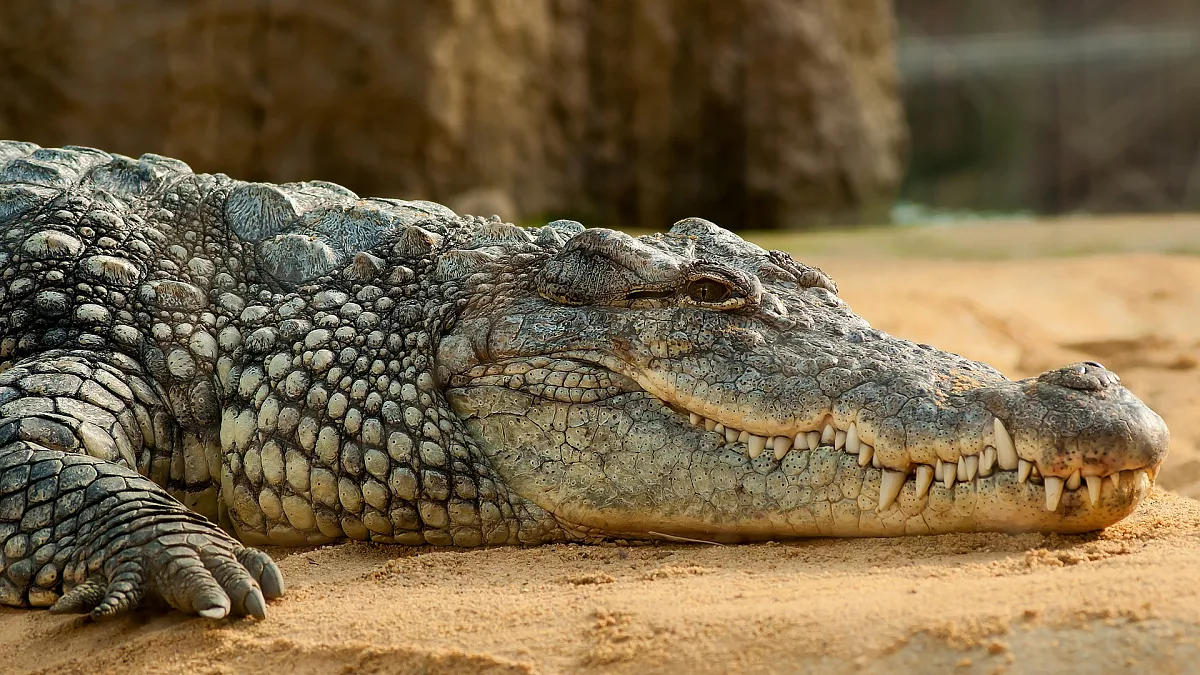
#> input picture Hough Transform/tms.jpg, 1200 x 675 px
$ python 'Hough Transform.py'
#> lines starting #> are read from the running program, lines starting #| are printed output that depends on the picture; after the words box and inside, x2 and y2 are one past the last pixel; in counts of white or black regions, pixels touching at a corner belong together
import cv2
import numpy as np

image = cv2.imread('tms.jpg')
#> image is the input picture: shape (675, 1200, 3); mean B, G, R 71.6, 102.3, 120.9
gray = cv2.cvtColor(image, cv2.COLOR_BGR2GRAY)
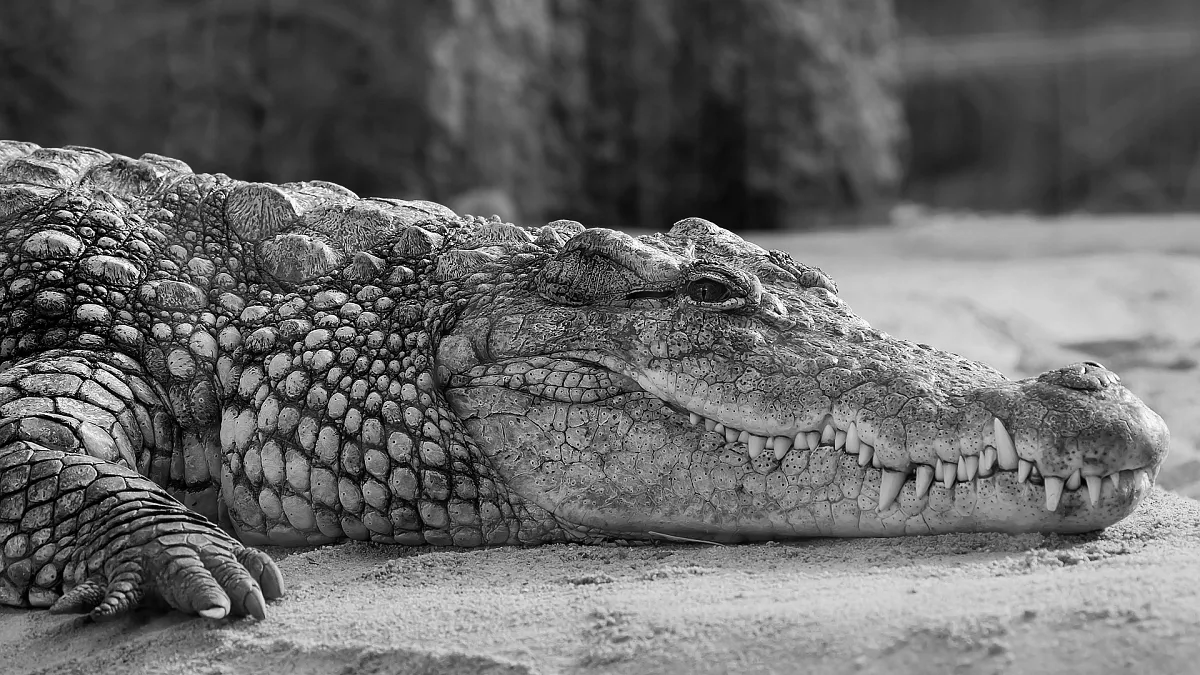
#> gray: shape (675, 1200); min 0, max 255, mean 104.4
edges = cv2.Canny(gray, 50, 150, apertureSize=3)
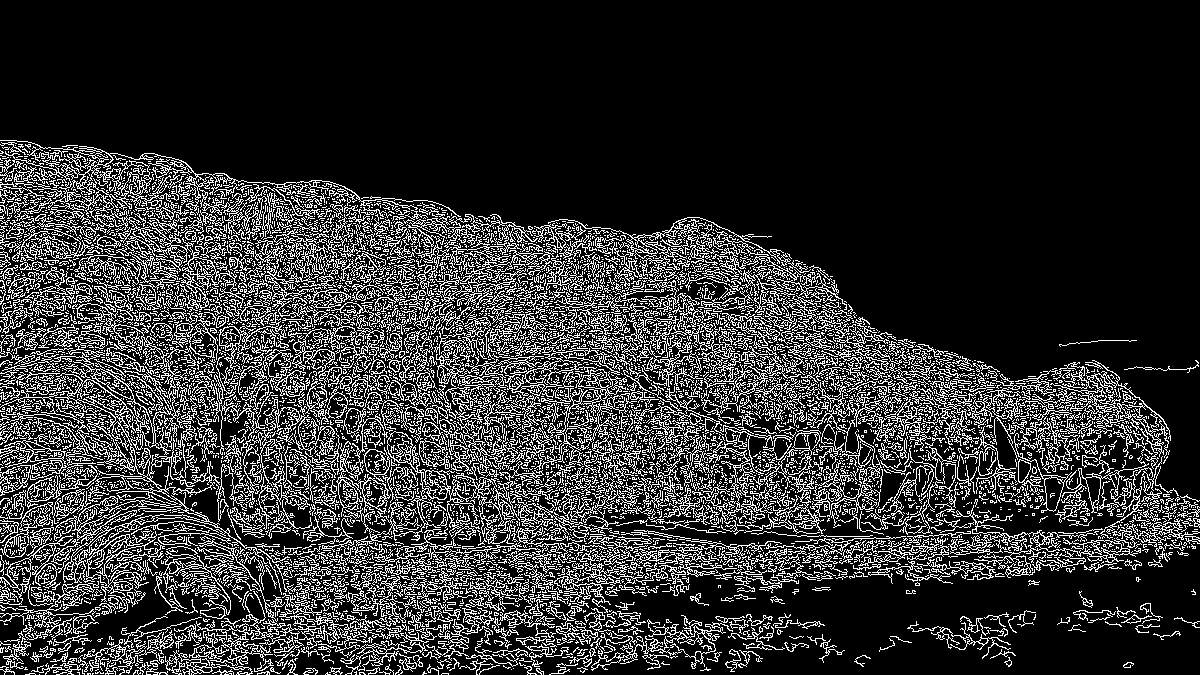
#> edges: shape (675, 1200); 19.1% white in thin lines or dots, all inside (x1, y1, x2, y2) = (0, 140, 1200, 675)
lines = cv2.HoughLinesP(edges, 1, np.pi / 180, threshold=100, minLineLength=50, maxLineGap=10)
#> lines = 1722 rows, first 6: [478, 384, 546, 387], [996, 381, 1139, 409], [64, 316, 568, 360], [0, 180, 935, 379], [0, 195, 856, 424], [694, 342, 842, 373]

if lines is not None:
    for line in lines:
        x1, y1, x2, y2 = line[0]
        cv2.line(image, (x1, y1), (x2, y2), (0, 255, 0), 2)
#> this loop made 1722 passes
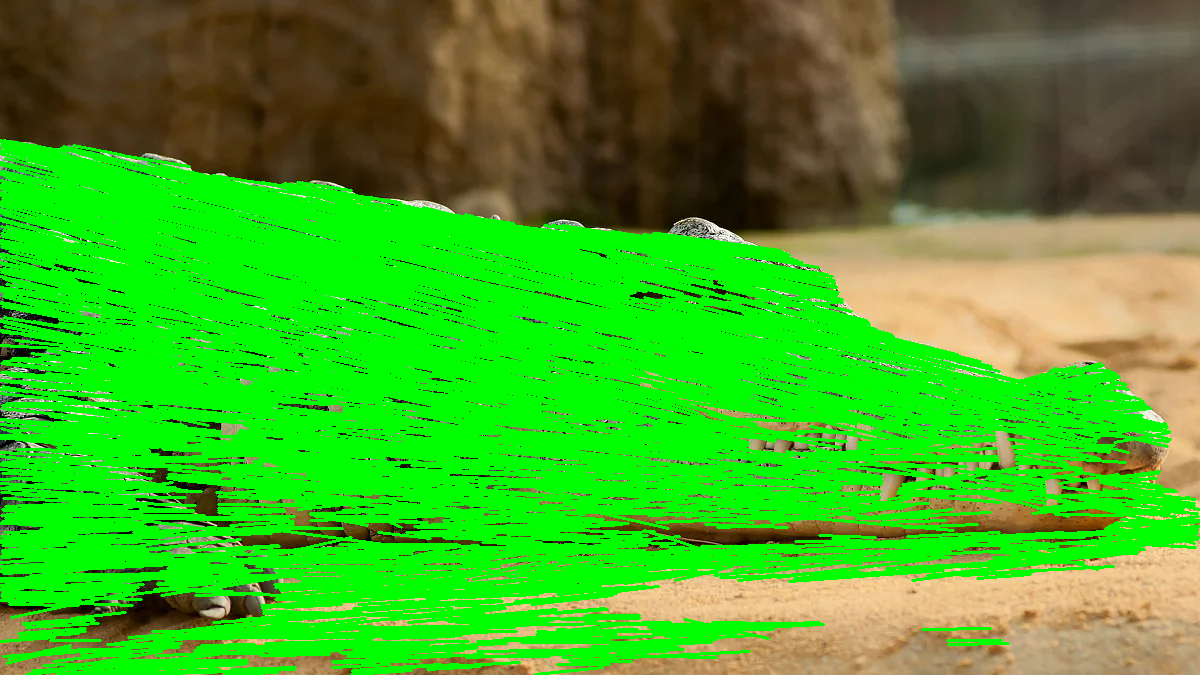
#> image: shape (675, 1200, 3); mean B, G, R 34, 170.8, 65

cv2.imshow('Detected Lines', image)
cv2.waitKey(0)
cv2.destroyAllWindows()
